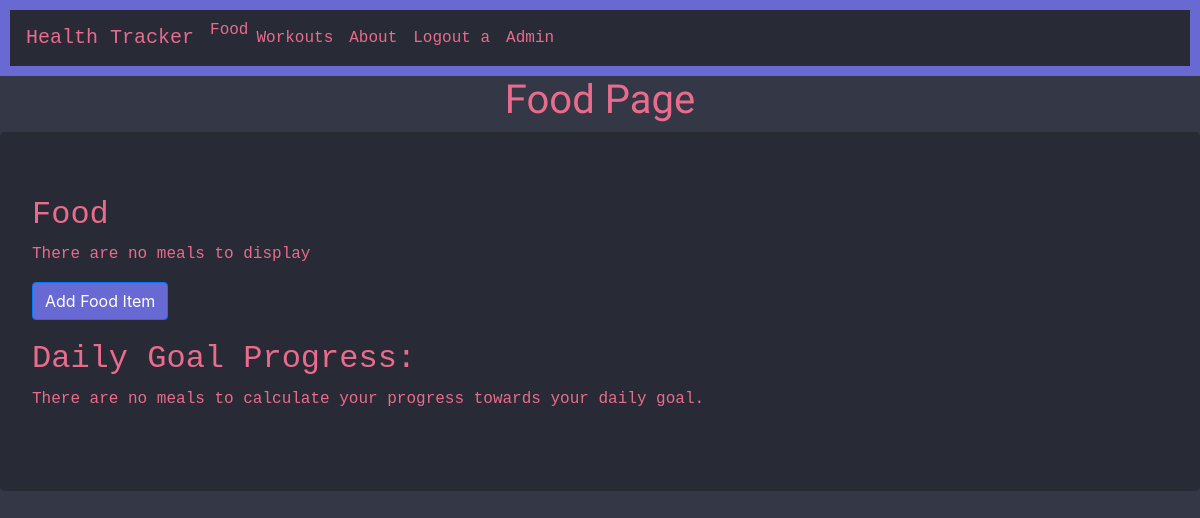
Page /food/ (signed in) on the earlier database version.
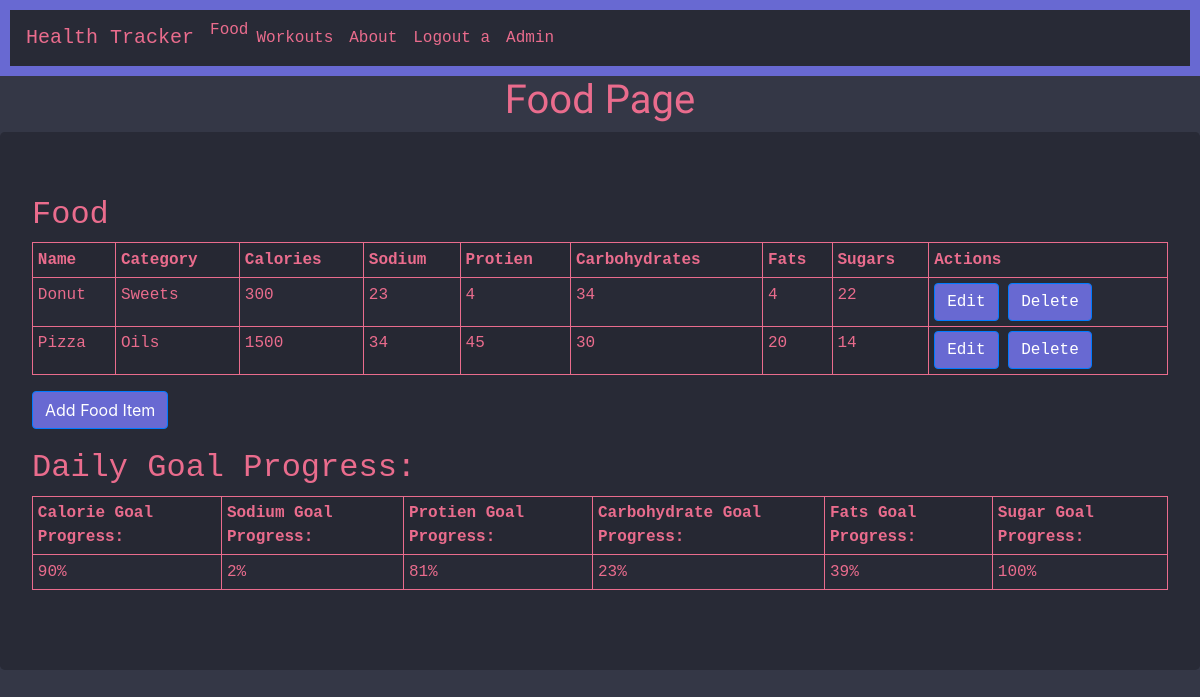
Same page on the later database version.
### food/models.py (models this page shows)
class Food(models.Model):
    user = models.ForeignKey(User, on_delete=models.CASCADE)
    name = models.CharField(max_length=128)
    category = models.ForeignKey(FoodCategory, on_delete=models.CASCADE)
    calories = models.PositiveIntegerField()
    sodium = models.PositiveIntegerField()
    protien = models.PositiveIntegerField()
    carbs = models.PositiveIntegerField()
    fats = models.PositiveIntegerField()
    sugars = models.PositiveIntegerField()
    date = models.DateField(default=datetime.date.today, null=True)

class FoodCategory(models.Model):
    category = models.CharField(max_length=128)
    def __str__(self):
        return self.category

### food/views.py (the view, shortened to what this page needs)
# urls.py: path('', core_views.main),
@login_required(login_url='/login/')
def main(request):
    if(request.method == 'GET' and 'delete' in request.GET):
        print('fuck')
        id=request.GET['delete']
        print(id)
        Food.objects.filter(id=id).delete()
        return redirect("/food/")
    else:
        food_data = Food.objects.filter(user=request.user)
        calorieGoal = 2000
        sodMax = 2300
        protMin = 60
        carbGoal = 275
        fatGoal = 60.5
        sugMax = 36
        sodium = 0
        calories = 0
        protien = 0
        carbs = 0
        fats = 0
        sugars = 0
        for food in food_data:
            calories += food.calories
            sodium += food.sodium
            protien += food.protien
            carbs  += food.carbs
            fats  += food.fats
            sugars  += food.sugars
        sodiumPerc = (int)((sodium / sodMax) * 100)
        caloriePerc = (int)((calories / calorieGoal) * 100)
        protienPerc = (int)((protien / protMin) * 100)
        carbPerc = (int)((carbs / carbGoal) * 100)
        fatPerc = (int)((fats / fatGoal) * 100)
        sugarPerc = (int)((sugars / sugMax) * 100)
        context = {
            'food_data' : food_data,
            'sodiumPerc': sodiumPerc,
            'caloriePerc': caloriePerc,
            'protienPerc': protienPerc,
            'carbPerc' : carbPerc,
            'fatPerc': fatPerc,
            'sugarPerc': sugarPerc
        }
        return render(request, 'food/food.html', context)
    return render(request, 'food/food.html')

### templates/food/food.html (shortened to what this page needs)
<!DOCTYPE html>
<html lang="en">
<head>
    {% load static %}
    {% include 'bootstrap.html' %}
    <link rel="stylesheet" href="https://stackpath.bootstrapcdn.com/bootstrap/4.4.1/css/bootstrap.min.css"
    integrity="sha384-
    Vkoo8x4CGsO3+Hhxv8T/Q5PaXtkKtu6ug5TOeNV6gBiFeWPGFN9MuhOf23Q9Ifjh">
    <link rel="stylesheet" href="{% static 'final.css' %}">
</head>
<body>
    {% include "nav.html" %}
    <center><h1>Food Page</h1></center>
    <div class="jumbotron">
        <h2>Food</h2>
        {% if not food_data %}
        <p>There are no meals to display</p>
        {% else %}
        <table id="food-table" class="table table-striped table-bordered table-sm" cellspacing='0' width='100%'>
            <tr>
                <th>Name</th>
                <th>Category</th>
                <th>Calories</th>
                <th>Sodium</th>
                <th>Protien</th>
                <th>Carbohydrates</th>
                <th>Fats</th>
                <th>Sugars</th>
                <th>Actions</th>
            </tr>
            {% for row in food_data %}
            <tr>
                <td>{{ row.name }}</td>
                <td>{{ row.category }}</td>
                <td>{{ row.calories }}</td>
                <td>{{ row.sodium }}</td>
                <td>{{ row.protien }}</td>
                <td>{{ row.carbs }}</td>
                <td>{{ row.fats }}</td>
                <td>{{ row.sugars }}</td>
                <td>
                    <a class="btn btn-primary" href="/food/edit/{{ row.id }}/">Edit</a>
                    <a class="btn btn-primary" href="#" onclick="confirmDeleteModal({{ row.id }})">Delete</a>
                </td>
            </tr>
            {% endfor %}
        </table>
        {% endif %}
        <form method="GET" action="/food/add/">
            <input id='add-button' type="submit" class="btn btn-primary" value="Add Food Item">
        </form>
        <h2>Daily Goal Progress:</h2>
        {% if not food_data %}
            <p>There are no meals to calculate your progress towards your daily goal.</p>
        {% else %}
            <table id='goal-table' class='table table-striped table-bordered table-sm' cellspacing='0' width='100%'>
                <tr>
                    <th>Calorie Goal Progress:</th>
                    <th>Sodium Goal Progress:</th>
                    <th>Protien Goal Progress:</th>
                    <th>Carbohydrate Goal Progress:</th>
                    <th>Fats Goal Progress:</th>
                    <th>Sugar Goal Progress:</th>
                </tr>
                <tr>
                    <td>{{ caloriePerc }}%</td>
                    <td>{{ sodiumPerc }}%</td>
                    <td>{{ protienPerc }}%</td>
                    <td>{{ carbPerc }}%</td>
                    <td>{{ fatPerc }}%</td>
                    <td>{{ sugarPerc }}%</td>
                </tr>
            </table>
        {% endif %}
    </div>
</body>
</html>

### templates/bootstrap.html (shortened to what this page needs)
<html>
<head>
  <link rel="stylesheet" href="https://stackpath.bootstrapcdn.com/bootstrap/4.4.1/css/bootstrap.min.css" integrity="sha384-
  Vkoo8x4CGsO3+Hhxv8T/Q5PaXtkKtu6ug5TOeNV6gBiFeWPGFN9MuhOf23Q9Ifjh"/>
</head>
</html>

### templates/nav.html
{% load static %}
<link rel="stylesheet" href="{% static 'final.css' %}">
<nav class="navbar navbar-expand-lg navbar bg-light">
    <a class="navbar-brand" href="/">Health Tracker</a>
    <div class="collapse navbar-collapse" id="navbarSupportedContent">
        <ul class="navbar-nav mr-auto">
            <li class="nav-item">
                <a href="/food/">Food</a>
            </li>
            <li class="nav-item">
                <a class="nav-link" href="/workouts/">Workouts</a>
            </li>
            <li class="nav-item">
                <a href="/about/" class="nav-link">About</a>
            </li>
            {% if user.is_authenticated %}
            <li>
                <a href="/logout/" class="nav-link">Logout {{user.username}}</a>
            </li>
            {% else %}
            <li>
                <a href="/login/" class="nav-link">Login</a>
            </li>
            {% endif %}
            <li class="nav-item">
                <a href="/admin" class="nav-link" target="_blank">Admin</a>
            </li>
        </ul>
    </div>
</nav>

### static/final.css (style rules this page uses)
ul { font-family: "Lucida Console", "Courier New", monospace; background-color: rgb(40, 42, 54, 255); }
.navbar { background-color: rgb(40, 42, 54, 255) !important; border: 10px solid rgba(104, 105, 210, 255); font-family: "Lucida Console", monospace; }
a { color: rgba(234, 108, 141, 255); }
td { border-color: rgba(234, 108, 141, 255) !important; }
.btn { background-color: rgba(104, 105, 210, 255); }
th { border-color: rgba(234, 108, 141, 255) !important; }
#add-button { margin-bottom: 20px; }
body { background-color: rgba(52, 55, 70, 255) !important; }
.jumbotron { background-color: rgb(40, 42, 54, 255) !important; }
th { color: rgba(234, 108, 141, 255); font-family: 'Lucida Console', monospace; }
td { color: rgba(234, 108, 141, 255); font-family: 'Lucida Console', monospace; }
h1 { font-family: 'Fugaz One', cursive; color: rgba(234, 108, 141, 255); }
h2 { font-family: 'Lucida Console', monospace; color: rgba(234, 108, 141, 255); }

Differences in the rows shown:
added Food: name "Donut", category "Sweets", calories "300", sodium "23", protien "4", carbs "34", fats "4", sugars "22"
added Food: name "Pizza", category "Oils", calories "1500", sodium "34", protien "45", carbs "30", fats "20", sugars "14"
Other differences:
{{ caloriePerc }}: (not shown) → "90"
{{ sodiumPerc }}: (not shown) → "2"
{{ protienPerc }}: (not shown) → "81"
{{ carbPerc }}: (not shown) → "23"
{{ fatPerc }}: (not shown) → "39"
{{ sugarPerc }}: (not shown) → "100"
text no longer shown: "There are no meals to display There are no meals to calculate your progress towards your daily goal."
text now shown: "Name Category Calories Sodium Protien Carbohydrates Fats Sugars Actions Calorie Goal Progress: Sodium Goal Progress: Protien Goal Progress: Carbohydrate Goal Progress: Fats Goal Progress: Sugar Goal Progress: % % % % % %"
